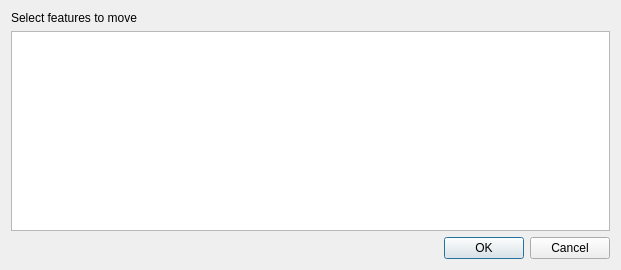
<?xml version="1.0" encoding="UTF-8"?>
<ui version="4.0">
 <class>MoveAddressDialog</class>
 <widget class="QDialog" name="MoveAddressDialog">
  <property name="geometry">
   <rect>
    <x>0</x>
    <y>0</y>
    <width>621</width>
    <height>270</height>
   </rect>
  </property>
  <property name="windowTitle">
   <string>Select features to move</string>
  </property>
  <layout class="QVBoxLayout" name="verticalLayout_2">
   <item>
    <widget class="QLabel" name="label_2">
     <property name="text">
      <string>Select features to move</string>
     </property>
    </widget>
   </item>
   <item>
    <widget class="DictionaryListView" name="uSadListView"/>
   </item>
   <item>
    <widget class="QDialogButtonBox" name="buttonBox">
     <property name="orientation">
      <enum>Qt::Horizontal</enum>
     </property>
     <property name="standardButtons">
      <set>QDialogButtonBox::Cancel|QDialogButtonBox::Ok</set>
     </property>
    </widget>
   </item>
  </layout>
 </widget>
 <customwidgets>
  <customwidget>
   <class>DictionaryListView</class>
   <extends>QTableView</extends>
   <header>AimsUI.AimsClient.Gui.DictionaryList</header>
  </customwidget>
 </customwidgets>
 <resources/>
 <connections>
  <connection>
   <sender>buttonBox</sender>
   <signal>accepted()</signal>
   <receiver>MoveAddressDialog</receiver>
   <slot>accept()</slot>
   <hints>
    <hint type="sourcelabel">
     <x>248</x>
     <y>254</y>
    </hint>
    <hint type="destinationlabel">
     <x>157</x>
     <y>274</y>
    </hint>
   </hints>
  </connection>
  <connection>
   <sender>buttonBox</sender>
   <signal>rejected()</signal>
   <receiver>MoveAddressDialog</receiver>
   <slot>reject()</slot>
   <hints>
    <hint type="sourcelabel">
     <x>316</x>
     <y>260</y>
    </hint>
    <hint type="destinationlabel">
     <x>286</x>
     <y>274</y>
    </hint>
   </hints>
  </connection>
 </connections>
</ui>
